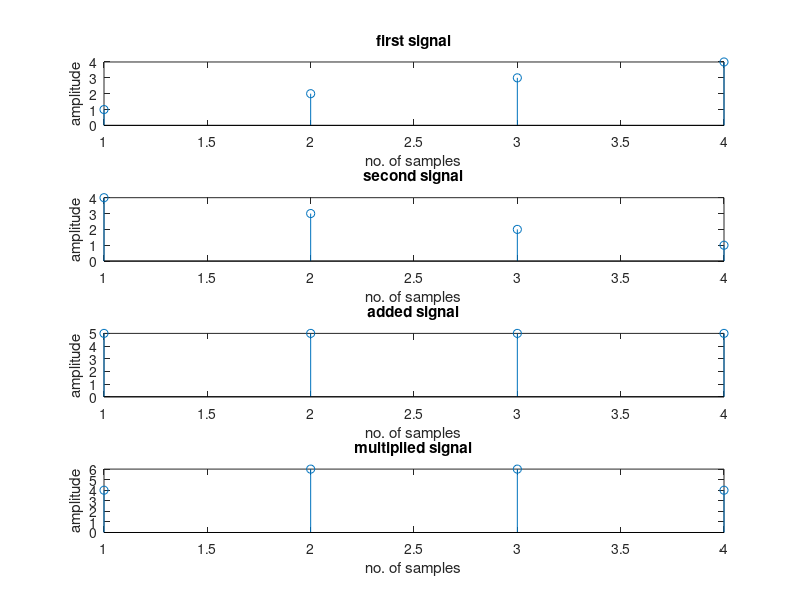

Source code (MATLAB):
clear all;
close all;
clc;
x1=[1 2 3 4];
subplot(4,1,1);
stem(x1);
xlabel('no. of samples');
ylabel('amplitude');
title('first signal');
x2=[4 3 2 1];
subplot(4,1,2);
stem(x2);
xlabel('no. of samples');
ylabel('amplitude');
title('second signal');
x3=x1+x2;
subplot(4,1,3);
stem(x3);
xlabel('no. of samples');
ylabel('amplitude');
title('added signal');
x4=x1.*x2;
subplot(4,1,4);
stem(x4);
xlabel('no. of samples');
ylabel('amplitude');
title('multiplied signal');
display(x1);
display(x2);
display(x3);
display(x4);